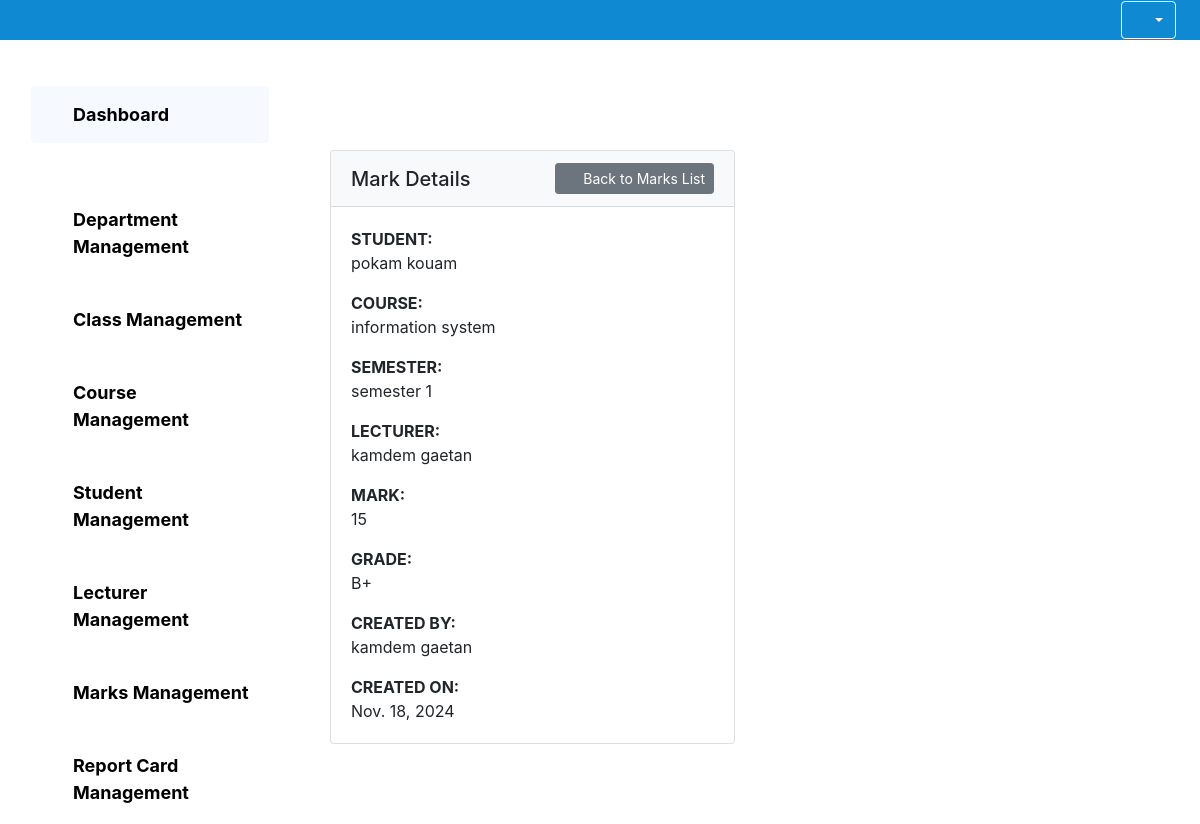
The app's page /administration/marks/1/, older data.
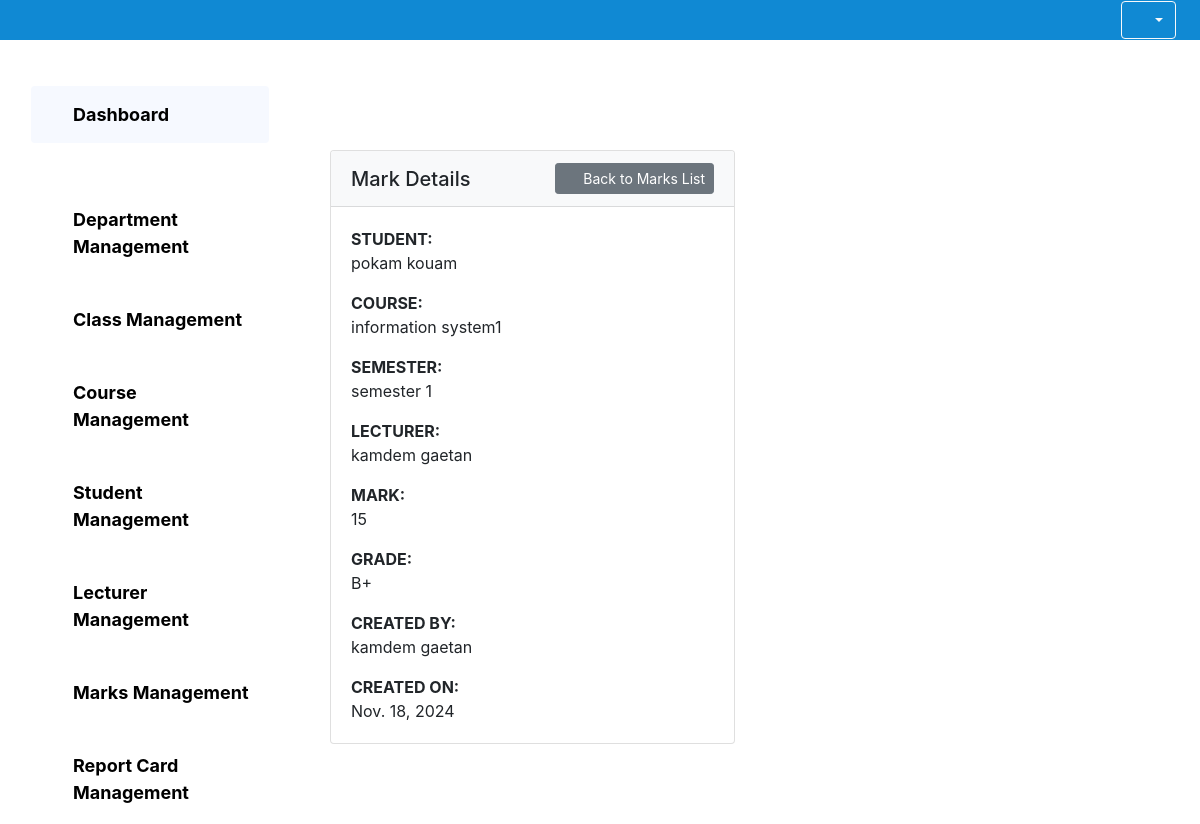
The same page, newer data.
### core/models.py (models this page shows, shortened)
class Mark(models.Model):
    Grade_A1="A+"
    Grade_A2="A"
    Grade_A3="A-"
    Grade_B1="B+"
    Grade_B2="B"
    Grade_B3="B-"
    Grade_C1="C+"
    Grade_C2="C"
    Grade_C3="C-"
    Grade_D="D"
    Grade_E="E"
    Grade_F="F"
    Grade=(
        (Grade_A1,"A+"),(Grade_A2,"A"),(Grade_A3,"A-"),
        (Grade_B1,"B+"),(Grade_B2,"B"),(Grade_B3,"B-"),
        (Grade_C1,"C+"),(Grade_C2,"C"),(Grade_C3,"C-"),
        (Grade_D,"D"),(Grade_E,"E"),(Grade_F,"F"),
    )
    creator=models.ForeignKey(Administrator,on_delete=models.CASCADE,null=True)
    student=models.ForeignKey(Student,on_delete=models.CASCADE)
    lecturer=models.ForeignKey(Lecturer,on_delete=models.CASCADE)
    course=models.ForeignKey(Course,on_delete=models.CASCADE)
    mark=models.IntegerField()
    grade=models.CharField(max_length=10,choices=Grade,default=Grade_A1)
    semester=models.CharField(max_length=25)
    creationdate=models.DateField(default=timezone.now)

class Course(models.Model):
    SEMESTER_1='semester 1'
    SEMESTER_2='semester 2'
    SEMESTER_3='semester 3'
    SEMESTER_4='semester 4'
    SEMESTER_5='semester 5'
    SEMESTER_6='semester 6'
    SEMESTER_7='semester 7'
    SEMESTER_8='semester 8'
    SEMESTER_9='semester 9'
    SEMESTER_10='semester 10'
    SEMESTER_11='semester 11'
    SEMESTER_12='semester 12'
    SEMESTER_13='semester 13'
    SEMESTER_14='semester 14'
    SEMESTER=(
        (SEMESTER_1,'semester 1'),(SEMESTER_2,'semester 2'),(SEMESTER_3,'semester 3'),(SEMESTER_4,'semester 4'),
        (SEMESTER_5,'semester 5'),(SEMESTER_6,'semester 6'),(SEMESTER_7,'semester 7'),(SEMESTER_8,'semester 8'),
        (SEMESTER_9,'semester 9'),(SEMESTER_10,'semester 10'),(SEMESTER_11,'semester 11'),(SEMESTER_12,'semester 12'),
        (SEMESTER_13,'semester 13'),(SEMESTER_14,'semester 14')
    )
    creator=models.ForeignKey(Administrator,on_delete=models.CASCADE)
    lecturer=models.ForeignKey(Lecturer,on_delete=models.CASCADE)
    classe=models.ForeignKey(Classe,on_delete=models.CASCADE)
    coursecode=models.CharField(max_length=10)
    coursetitle=models.CharField(max_length=255)
    credits=models.IntegerField()
    semester=models.CharField(max_length=25,choices=SEMESTER,default=SEMESTER_1)
    creationdate=models.DateField(default=timezone.now)

class Student(models.Model):
    creator=models.ForeignKey(Administrator,on_delete=models.DO_NOTHING)
    user=models.OneToOneField(User,on_delete=models.CASCADE)
    classe=models.ForeignKey(Classe,on_delete=models.CASCADE)
    firstname=models.CharField(max_length=255)
    lastname=models.CharField(max_length=255)
    usersname=models.CharField(max_length=255)
    email = models.EmailField(null=True)
    gender=models.CharField(max_length=10)
    dateofbirth=models.DateField()
    address=models.CharField(max_length=200,default='Bepanda')
    phonenumber=models.CharField(max_length=20,default='+237677285763')
    picture=models.ImageField(null=False,upload_to='students/',default='teacher.png')
    parentemail=models.EmailField()
    creationdate=models.DateField(default=timezone.now)

class Lecturer(models.Model):
    creator=models.ForeignKey(Administrator,on_delete=models.DO_NOTHING)
    user=models.OneToOneField(User,on_delete=models.CASCADE)
    usersname=models.CharField(max_length=255,null=True)
    department=models.ForeignKey(Department,on_delete=models.CASCADE)
    firstname=models.CharField(max_length=255)
    lastname=models.CharField(max_length=255)
    gender=models.CharField(max_length=1)
    dateofbirth=models.DateField()
    email=models.EmailField()
    creationdate=models.DateTimeField(auto_now=True)
    address=models.CharField(max_length=200,default='Logbaba')
    phonenumber=models.IntegerField(default=677285764)
    picture=models.ImageField(null=False,upload_to='lecturer_pictures',default='teacher.png')
    creationdate=models.DateField(default=timezone.now)

class Administrator(models.Model):
    user=models.OneToOneField(User,on_delete=models.CASCADE)
    firstname=models.CharField(max_length=255)
    lastname=models.CharField(max_length=255)
    email = models.EmailField(null=True)
    gender=models.CharField(max_length=1)
    creationdate=models.DateField(default=timezone.now)

### core/Administration/views.py (the view)
# urls.py: path('marks/<id>/',views_administration.viewmark, name='viewmark'),
def viewmark(request,id):
    mark = get_object_or_404(Mark, id=id)
    return render(request, 'Administration/viewmark.html', {'mark': mark})

### template/Administration/viewmark.html
{% extends "administration/base.html" %}
{% block dash %}
<div class="container" style="margin-top: 80px; margin-bottom: 80px;">
  <div class="row">
    <div class="col-md-6">
      <div class="card">
        <div class="card-header bg-light d-flex justify-content-between align-items-center">
          <h5 class="mb-0">Mark Details</h5>
          <a href="{% url 'administration:managemarks' %}" class="btn btn-secondary btn-sm">
            <i class="fa fa-arrow-left mr-1"></i> Back to Marks List
          </a>
        </div>
        <div class="card-body">
          <strong>STUDENT:</strong>
          <p class="card-text">{{ mark.student.firstname }} {{ mark.student.lastname }}</p>
          <strong>COURSE:</strong>
          <p class="card-text">{{ mark.course.coursetitle }}</p>
          <strong>SEMESTER:</strong>
          <p class="card-text">{{ mark.semester }}</p>
          <strong>LECTURER:</strong>
          <p class="card-text">{{ mark.lecturer.firstname }} {{ mark.lecturer.lastname }}</p>
          <strong>MARK:</strong>
          <p class="card-text">{{ mark.mark }}</p>
          <strong>GRADE:</strong>
          <p class="card-text">{{ mark.grade }}</p>
          <strong>CREATED BY:</strong>
          <p class="card-text">{{ mark.creator.firstname }} {{ mark.creator.lastname }} </p>
          <strong>CREATED ON:</strong>
          <p class="card-text">{{ mark.creationdate }}</p>
        </div>
      </div>
    </div>
  </div>
</div>
{% endblock dash %}

Row changes from the older to the newer data that the page shows:
changed through a linked row, Mark "semester 1": course.coursetitle "information system" → "information system1"
